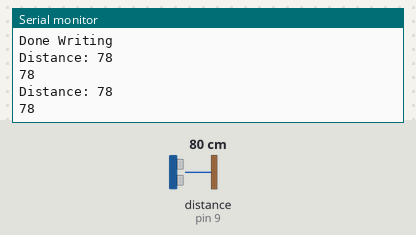
The sketch below on a simulated Arduino Uno, built with avr-gcc and run on an emulated ATmega328P. On the bench: the last lines printed to the serial monitor. Wiring (inferred from the names in the program): ultrasonic range finder: trigger pin 8; echo pin 9. The inputs (shaded band) are chosen by the test bench; at power-on: distance to the obstacle (sensor on pin 9) 80 cm. The echo pulse lasts 58.3 µs per cm; storage starts empty.

Above: at 2.8 s.
2.9 s: distance to the obstacle (sensor on pin 9) set to 2 cm
At 4.6 s:
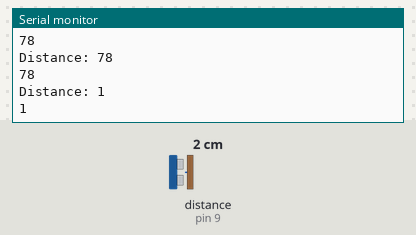
5.6 s: distance to the obstacle (sensor on pin 9) set to 4 cm
At 7.4 s:
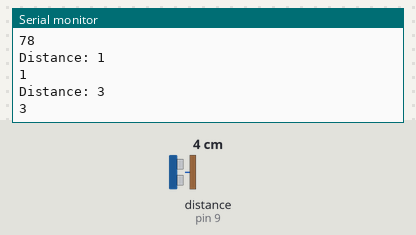
Timing chart, 0 to 8.9 s (numbered marks = the images above; inputs shaded):
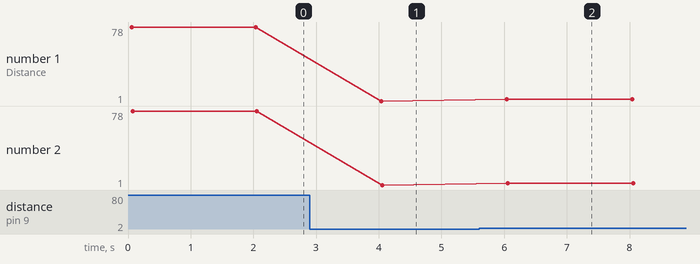

The sketch:

sdcard.ino
```cpp
//Connections:  MOSI - pin 11, MISO - pin 12, CLK - pin 13, CS - pin 10


#include <SD.h>
#include <SPI.h>

int cs = 10; // Set Chip Select to pin ten

File myFile;  // a File Object

// defines pins numbers
const int trigPin = 8;
const int echoPin = 9;

// defines variables
long duration;
int distance;

void setup()
{
  //
  char myFileName[] = "MyFile.txt";  // The name of the file we will create


  // Open serial communications and wait for port to open:
  Serial.begin(9600);
  while (!Serial) {

  }
  Serial.println("Initializing SD card...");
  Serial.println();

  pinMode(cs, OUTPUT);

  // Documentation says you're supposed to do this
  // even if you don't use it:
  pinMode(SS, OUTPUT);

  // see if the card is present and can be initialized:
  if (!SD.begin(cs)) {
    Serial.println("SD did not initiliaze");
    while (1) ;
  }
  Serial.println("SD initialized.");


 // Lets check to make sure that the SD card doesn't already have our file
  if (! SD.exists(myFileName)){
     // This next statement will open a file for writing if it exists
     // If it does not exist, it will create that file. That's what we're doing here.
     myFile = SD.open(myFileName, FILE_WRITE);
     // This next statement checks to see if the file
     myFile.println("My 1st Line of Data");  // Send Your First Line to that file
     myFile.flush();  // Save it.
  }
  else{
    // We got here because the file already exists.
    // Therefore we're simple opening the file and writing to it. We will add another line at the end.
    myFile = SD.open(myFileName, FILE_WRITE);
    myFile.println("Another Line of Data");  // Send Your First Line to that file
    myFile.flush();

  }

  Serial.println("Done Writing");

  pinMode(trigPin, OUTPUT); // Sets the trigPin as an Output
  pinMode(echoPin, INPUT); // Sets the echoPin as an Input
}

void loop()
{
  // Clears the trigPin
  digitalWrite(trigPin, LOW);
  delayMicroseconds(2);

  // Sets the trigPin on HIGH state for 10 micro seconds
  digitalWrite(trigPin, HIGH);
  delayMicroseconds(10);
  digitalWrite(trigPin, LOW);

  // Reads the echoPin, returns the sound wave travel time in microseconds
  duration = pulseIn(echoPin, HIGH);

  // Calculating the distance
  distance= duration * 0.034 / 2;

  // Prints the distance on the Serial Monitor
  Serial.print("Distance: ");
  Serial.println(distance);

  // make a string for assembling the data to log:
  String dataString = String(distance);

  myFile.println(dataString);

  // print to the serial port too:
  Serial.println(dataString);

  // SD card is filled with data.
  myFile.flush();

  // Take 1 measurement every 500 milliseconds
  delay(2000);
}
```

Measured:
- after the input at 2.9 s, the serial monitor: prints a new line after 1.1 s (image 1)
- after the input at 5.6 s, the serial monitor: prints a new line after 0.44 s (image 2)
- plotted number 1: 78 → 1 after the input at 2.9 s, 1 → 3 after the input at 5.6 s
- plotted number 2: 78 → 1 after the input at 2.9 s, 1 → 3 after the input at 5.6 s
